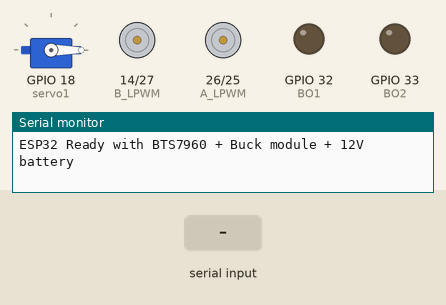
A sketch run on a simulated ESP32. Shown: servo, motor-driver pin pairs drawn as motors (green arrow = first pin HIGH = forward, orange = second pin HIGH = backward, longer = more drive), output pins drawn as LEDs (lit = HIGH), the last lines printed to the serial monitor. The inputs (shaded band) are chosen by the test bench. Nothing arrives over Bluetooth unless stated.

Above: at 1.2 s.
1.3 s: "G*" received over the second serial link
At 2.0 s:
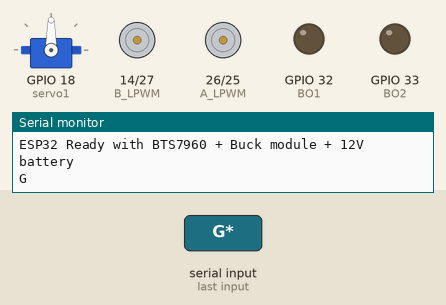
3.2 s: "F*" received over the second serial link
At 4.4 s:
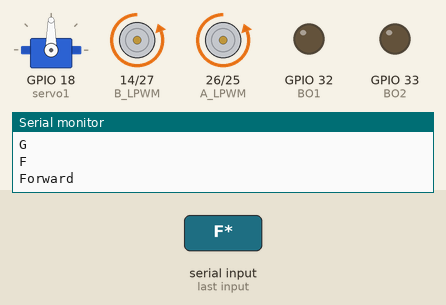
4.7 s: "B*" received over the second serial link
At 5.5 s:
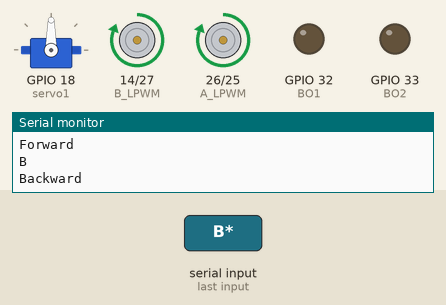
6.2 s: "R*" received over the second serial link
At 6.7 s:
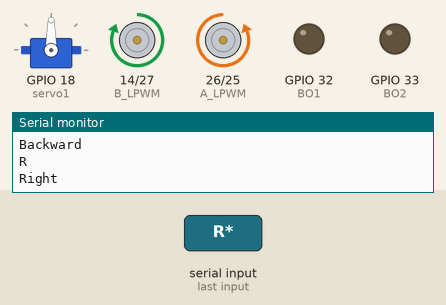
7.7 s: "L*" received over the second serial link
At 8.9 s:
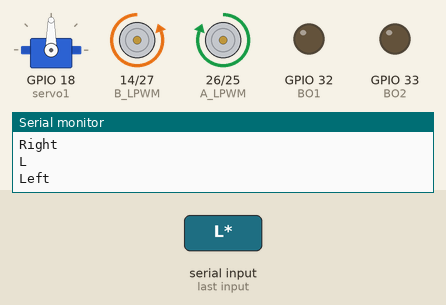
9.2 s: "g*" received over the second serial link
At 10.5 s:
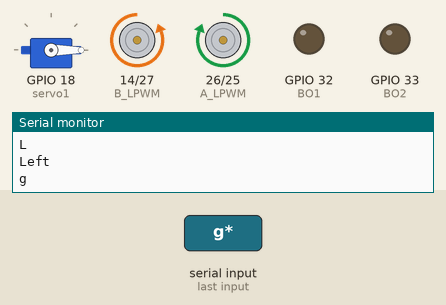
Timing chart, 0 to 12.1 s (numbered marks = the images above; inputs shaded):
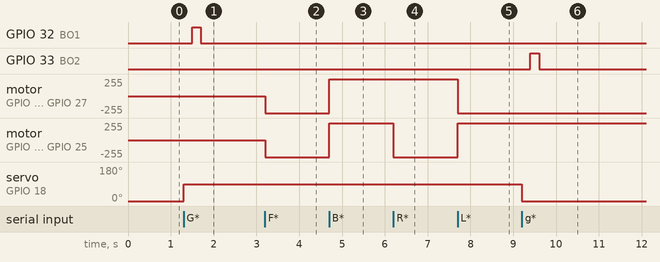

Measured:
- after the input at 1.3 s, GPIO 32 (BO1): LOW → HIGH after 0.20 s, → LOW 0.20 s later; servo on GPIO 18 (servo1): 0° → 90° at once
- after the input at 3.2 s, motor on GPIO 14 (B_LPWM) / GPIO 27 (B_RPWM), motor on GPIO 26 (A_LPWM) / GPIO 25 (A_RPWM): stopped → backward 255/255 at once
- after the input at 4.7 s, motor on GPIO 14 (B_LPWM) / GPIO 27 (B_RPWM), motor on GPIO 26 (A_LPWM) / GPIO 25 (A_RPWM): backward 255/255 → forward 255/255 at once
- after the input at 6.2 s, motor on GPIO 26 (A_LPWM) / GPIO 25 (A_RPWM): forward 255/255 → backward 255/255 at once
- after the input at 7.7 s, motor on GPIO 14 (B_LPWM) / GPIO 27 (B_RPWM): forward 255/255 → backward 255/255 at once; motor on GPIO 26 (A_LPWM) / GPIO 25 (A_RPWM): backward 255/255 → forward 255/255 at once
- after the input at 9.2 s, GPIO 33 (BO2): LOW → HIGH after 0.20 s, → LOW 0.20 s later; servo on GPIO 18 (servo1): 90° → 0° at once

The sketch:

sketch_sep20a.ino
```cpp
#include "BluetoothSerial.h"
#include <ESP32Servo.h>

Servo servo1;

// Motor A pins (Right motor)
int A_RPWM = 25;  // Forward PWM
int A_LPWM = 26;  // Backward PWM

// Motor B pins (Left motor)
int B_RPWM = 27;  // Forward PWM
int B_LPWM = 14;  // Backward PWM

// Gripper pins
int BO1 = 32; // change if needed
int BO2 = 33; // change if needed

// IR sensor pins
int ir1 = 34, ir2 = 39, ir3 = 36;

BluetoothSerial SerialBT;

// PWM channels for ESP32
const int chA_R = 0;
const int chA_L = 1;
const int chB_R = 2;
const int chB_L = 3;

void setup() {
  // Motor pins as OUTPUT
  pinMode(A_RPWM, OUTPUT);
  pinMode(A_LPWM, OUTPUT);
  pinMode(B_RPWM, OUTPUT);
  pinMode(B_LPWM, OUTPUT);

  // Gripper pins
  pinMode(BO1, OUTPUT);
  pinMode(BO2, OUTPUT);

  // IR sensor pins
  pinMode(ir1, INPUT);
  pinMode(ir2, INPUT);
  pinMode(ir3, INPUT);

  Serial.begin(9600);
  SerialBT.begin("BEATLES");

  // Servo setup
  servo1.attach(18);
  servo1.write(0);

  // Setup PWM channels for motors
  ledcSetup(chA_R, 20000, 8); // 20 kHz, 8-bit resolution
  ledcSetup(chA_L, 20000, 8);
  ledcSetup(chB_R, 20000, 8);
  ledcSetup(chB_L, 20000, 8);

  ledcAttachPin(A_RPWM, chA_R);
  ledcAttachPin(A_LPWM, chA_L);
  ledcAttachPin(B_RPWM, chB_R);
  ledcAttachPin(B_LPWM, chB_L);

  Serial.println("ESP32 Ready with BTS7960 + Buck module + 12V battery");
}

// ================== Loop ==================
void loop() {
  if (SerialBT.available()) {
    String a = SerialBT.readStringUntil('*');
    Serial.println(a.charAt(0));
    check(a.charAt(0));
  }
}

// ================== Commands ==================
void check(char c) {
  switch (c) {
    case 'F': forward(); break;
    case 'B': backward(); break;
    case 'R': right(); break;
    case 'L': left(); break;
    case 'G': grip(); break;
    case 'g': ungrip(); break;
    default: stop();
  }
}

// ================== Motor Functions ==================
void forward() {
  Serial.println("Forward");
  ledcWrite(chA_R, 255);
  ledcWrite(chA_L, 0);
  ledcWrite(chB_R, 255);
  ledcWrite(chB_L, 0);
}

void backward() {
  Serial.println("Backward");
  ledcWrite(chA_R, 0);
  ledcWrite(chA_L, 255);
  ledcWrite(chB_R, 0);
  ledcWrite(chB_L, 255);
}

void right() {
  Serial.println("Right");
  ledcWrite(chA_R, 255);
  ledcWrite(chA_L, 0);
  ledcWrite(chB_R, 0);
  ledcWrite(chB_L, 255);
}

void left() {
  Serial.println("Left");
  ledcWrite(chA_R, 0);
  ledcWrite(chA_L, 255);
  ledcWrite(chB_R, 255);
  ledcWrite(chB_L, 0);
}

void stop() {
  Serial.println("Stop");
  ledcWrite(chA_R, 0);
  ledcWrite(chA_L, 0);
  ledcWrite(chB_R, 0);
  ledcWrite(chB_L, 0);
}

// ================== Gripper ==================
void grip() {
  servo1.write(90);
  delay(200);
  digitalWrite(BO1, HIGH);
  digitalWrite(BO2, LOW);
  delay(200);
  digitalWrite(BO1, LOW);
  digitalWrite(BO2, LOW);
}

void ungrip() {
  servo1.write(0);
  delay(200);
  digitalWrite(BO1, LOW);
  digitalWrite(BO2, HIGH);
  delay(200);
  digitalWrite(BO1, LOW);
  digitalWrite(BO2, LOW);
}

// ================== Line Following ==================
void Linefollowing() {
  int s1 = analogRead(ir1);
  int s2 = analogRead(ir2);
  int s3 = analogRead(ir3);

  Serial.print("s1: "); Serial.print(s1);
  Serial.print("   s2: "); Serial.print(s2);
  Serial.print("   s3: "); Serial.println(s3);

  if (s3 > 900 && s2 < 500 && s1 < 1300) forward();
  else if (s1 > 1000) { right(); delay(10); }
  else if (s2 > 500 && s1 > 500) { left(); delay(10); }
  else stop();
}
```
